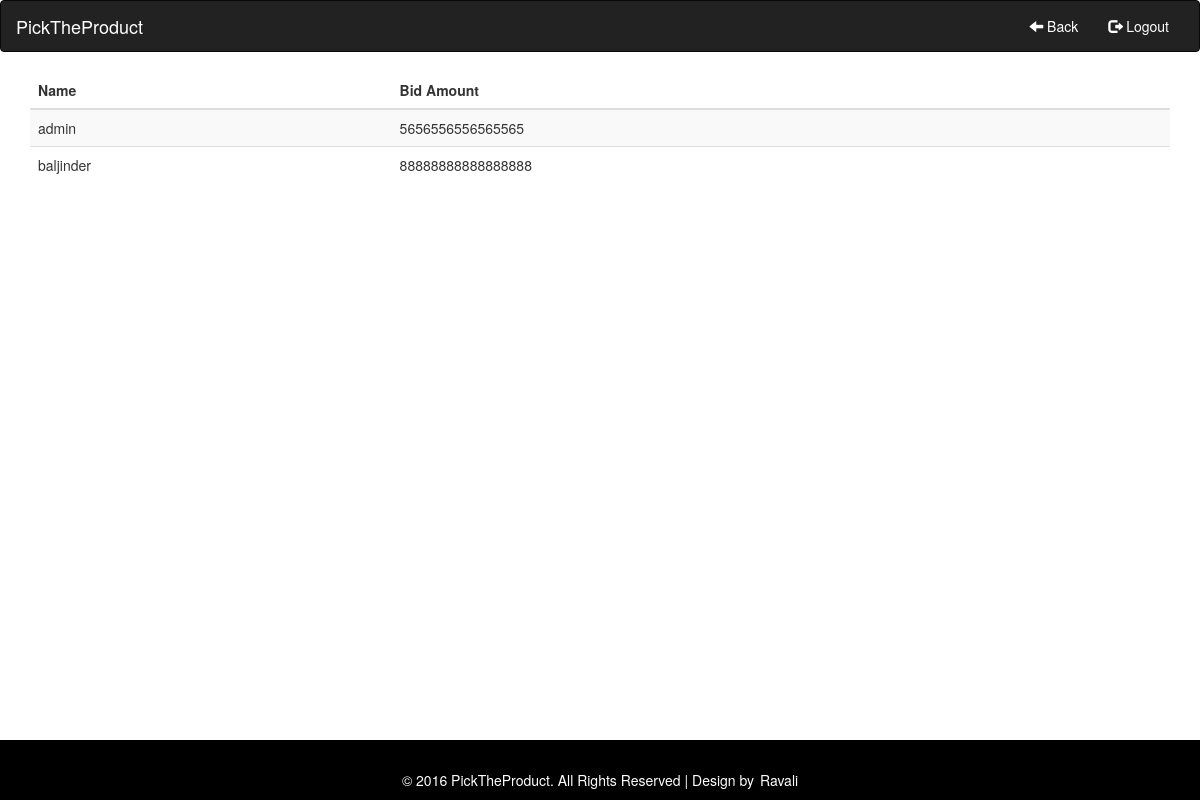
The page /bidderlist/1 (signed in) on the database its author committed.
### core/models.py (models this page shows, shortened)
class Bidder(models.Model):
    numeric = RegexValidator(r'^[0-9]*$', 'Only numerics are allowed.')
    created = models.DateTimeField(auto_now_add=True)
    updated = models.DateTimeField(auto_now=True)
    user_name = models.ForeignKey(User, on_delete=models.CASCADE)
    product_id = models.ForeignKey(Product, on_delete=models.CASCADE)
    bid_amount = models.CharField(max_length=255, validators=[numeric])

### core/classviews.py (the view)
# urls.py: path('bidderlist/<int:pk>', login_required(BidderListView.as_view()), name="bidder_list"),
class BidderListView(ListView):
    model = Bidder
    def get_queryset(self):
        return Bidder.objects.filter(product_id=self.kwargs['pk'])
    def get_context_data(self, **kwargs):
        context = super(BidderListView, self).get_context_data(**kwargs)
        context["product_id"] = self.kwargs['pk']
        return context

### templates/core/bidder_list.html
{% extends 'core/bidder_list_base.html' %}
{% load staticfiles %}
{% block nav %}
    <li><a href="{% url 'product_detail' product_id %}"><span class="glyphicon glyphicon-arrow-left"
                                                             aria-hidden="true"></span> Back</a></li>
{% endblock %}
{% block content %}
    {% if bidder_list %}
    <table class="table table-hover table-striped">
    <thead>
      <tr>
        <th>Name</th>
        <th>Bid Amount</th>
      </tr>
    </thead>
    <tbody>
    {% for bid in bidder_list %}
      <tr>
        <td>{{ bid.user_name }}</td>
        <td>{{ bid.bid_amount }}</td>
      </tr>
    {% endfor %}
    </tbody>
  </table>
        {% else %}
            <h2 style="text-align: center; color: black">No bids!!</h2>
    {% endif %}
{% endblock %}

### templates/core/bidder_list_base.html (style rules this page uses)
.nav.navbar-nav li a { color: white; }
.nav.navbar-nav.navbar-right li a { color: white; }

### rows shown on the page
Bidder: user_name "admin", bid_amount "5656556556565565"
Bidder: user_name "baljinder", bid_amount "88888888888888888"
